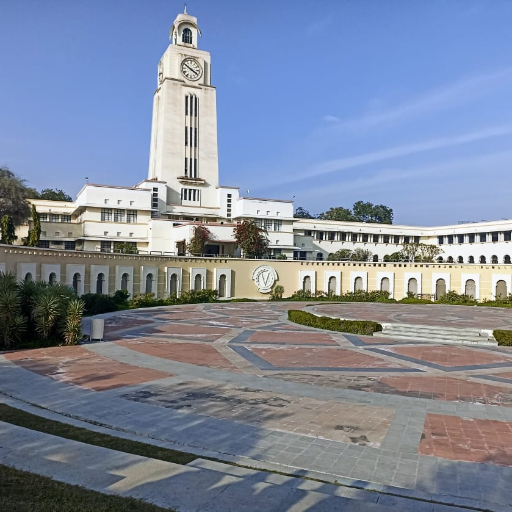
#> input picture data/input.png, 512 x 512 px
$ python png_to_input_assets.py ../data/input.png 100 ../data/input.png
#> lines starting #> are read from the running program, lines starting #| are printed output that depends on the picture
import sys
from pathlib import Path

"""
png_to_input_assets.py

Convert a source PNG image to the trio of files the AES pipeline expects:
  - Grayscale PGM (P5) -> input_second.pgm
  - COE memory file    -> input_second.coe
  - HEX words file     -> input_second.hex

Usage:
  python png_to_input_assets.py input.png [size] [output_prefix]

Arguments:
  input.png      : Source image (PNG). Will be converted to 8-bit grayscale.
  size           : Optional single integer (e.g. 512) to enforce square resize.
                   If omitted and image is already square, original size used.
  output_prefix  : Optional prefix (default: input_second). Files created:
                   <prefix>.pgm, <prefix>.coe, <prefix>.hex

Requires Pillow. Install if missing:
  python -m pip install pillow
"""

try:
    from PIL import Image
except ImportError:
    print("ERROR: Pillow not installed. Install with: pip install pillow")
    sys.exit(1)


def image_to_grayscale_bytes(png_path: Path, target_size: int | None) -> tuple[bytes, int, int]:
    img = Image.open(png_path).convert("L")  # grayscale
    w, h = img.size
    if target_size is not None:
        img = img.resize((target_size, target_size), Image.LANCZOS)
        w = h = target_size
    elif w != h:
        # Enforce square if not resizing; user must supply size
        raise ValueError(f"Image is not square ({w}x{h}). Provide a size argument to resize.")
    data = img.tobytes()
    return data, w, h


def write_pgm(pgm_path: Path, data: bytes, w: int, h: int):
    with pgm_path.open('wb') as f:
        f.write(f"P5\n{w} {h}\n255\n".encode())
        f.write(data)


def bytes_to_words_hex(data: bytes) -> list[str]:
    words = []
    for i in range(0, len(data), 16):
        chunk = data[i:i+16]
        if len(chunk) < 16:
            chunk = chunk + b"\x00" * (16 - len(chunk))
        words.append(chunk.hex())
    return words


def write_coe(coe_path: Path, words_hex: list[str]):
    with coe_path.open('w') as f:
        f.write('memory_initialization_radix=16;\n')
        f.write('memory_initialization_vector=\n')
        for i, w in enumerate(words_hex):
            sep = ';' if i == len(words_hex) - 1 else ','
            f.write(f'  {w}{sep}\n')


def write_hex(hex_path: Path, words_hex: list[str]):
    with hex_path.open('w') as f:
        for w in words_hex:
            f.write(f"{w}\n")


def main():
    if len(sys.argv) < 2:
        print("Usage: python png_to_input_assets.py input.png [size] [output_prefix]")
        sys.exit(1)
    png_file = Path(sys.argv[1])
    target_size = None
    prefix = "data/input_second"
    if len(sys.argv) >= 3:
        try:
            target_size = int(sys.argv[2])
        except ValueError:
            # If second arg isn't int, treat as prefix
            prefix = sys.argv[2]
            target_size = None
    if len(sys.argv) == 4:
        prefix = sys.argv[3]

    data, w, h = image_to_grayscale_bytes(png_file, target_size)
#> in image_to_grayscale_bytes, `img = Image.open(png_path).convert("L")`:
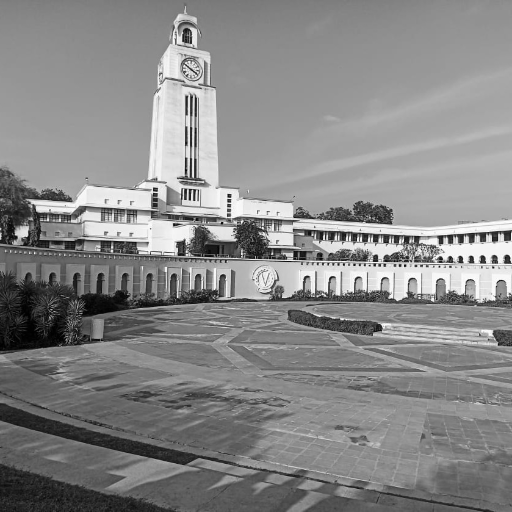
#> img: PIL image 512x512 L; min 0, max 255, mean 136.1
#> in image_to_grayscale_bytes, `img = img.resize((target_size, target_size), Image.LANCZOS)`:
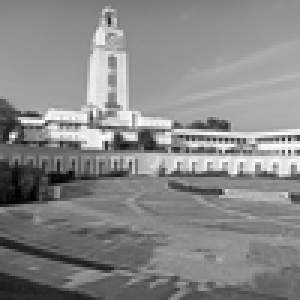
#> img: PIL image 100x100 L (shown 3 times larger); min 1, max 255, mean 136
#> w = 100; h = 100
    words = bytes_to_words_hex(data)
#> words = 625 items

    pgm_path = Path(f"{prefix}.pgm")
    coe_path = Path(f"{prefix}.coe")
    hex_path = Path(f"{prefix}.hex")

    write_pgm(pgm_path, data, w, h)
    write_coe(coe_path, words)
#> the loop in write_coe, `for i, w in enumerate(words_hex):` made 625 passes
#> w on passes 1 to 3: '807f7f7f807f7f7f7e7f7f7f7f7f7f7f', '7f7f7f7f7e7d7d7d7e7c7d7c7c7b7b7b', '7b7a7b7a777b7a7b7b7a7a7a7a7a7b7a'
    write_hex(hex_path, words)
#> the loop in write_hex, `for w in words_hex:` made 625 passes

    print(f"Generated: {pgm_path}, {coe_path}, {hex_path} ({len(words)} words, {w}x{h})")
#| Generated: ../data/input.png.pgm, ../data/input.png.coe, ../data/input.png.hex (625 words, 100x100)


if __name__ == '__main__':
    main()
